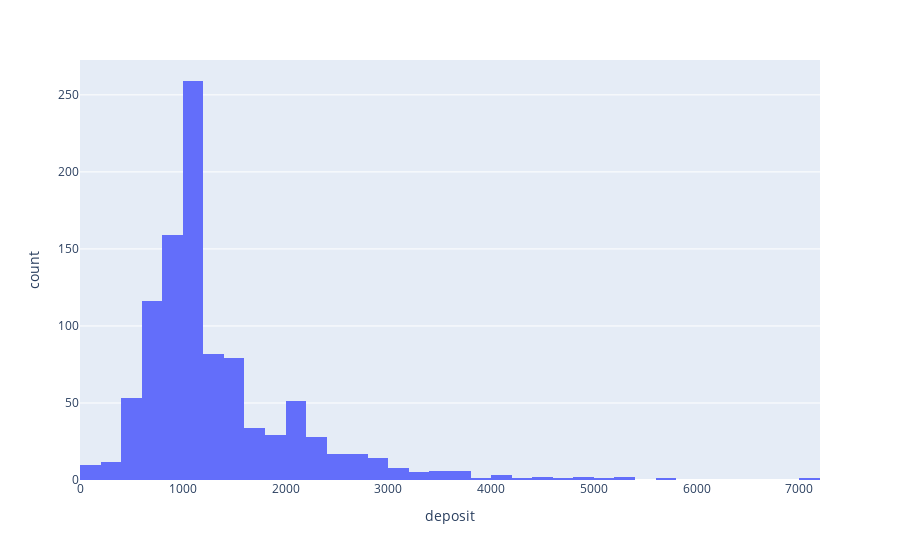

The notebook cell saved with this chart:
### Code cell
#deposit
fig = px.histogram(df, x='deposit', nbins=50)
fig.show()

### Figure 1 — Plotly figure (JSON) as saved in the notebook; plotly's stock layout.template omitted (floating-point values rounded to 4 significant figures; data arrays with more than 128 entries replaced by an {"elided": "..."} marker saying what was removed)
{"data": [{"alignmentgroup": "True", "bingroup": "x", "hovertemplate": "deposit=%{x}<br>count=%{y}<extra></extra>", "legendgroup": "", "marker": {"color": "#636efa"}, "name": "", "nbinsx": 50, "offsetgroup": "", "orientation": "v", "showlegend": false, "type": "histogram", "x": {"elided": "1000 float values"}, "xaxis": "x", "yaxis": "y"}], "layout": {"barmode": "relative", "legend": {"tracegroupgap": 0}, "margin": {"t": 60}, "xaxis": {"anchor": "y", "domain": [0, 1], "title": {"text": "deposit"}}, "yaxis": {"anchor": "x", "domain": [0, 1], "title": {"text": "count"}}}}
